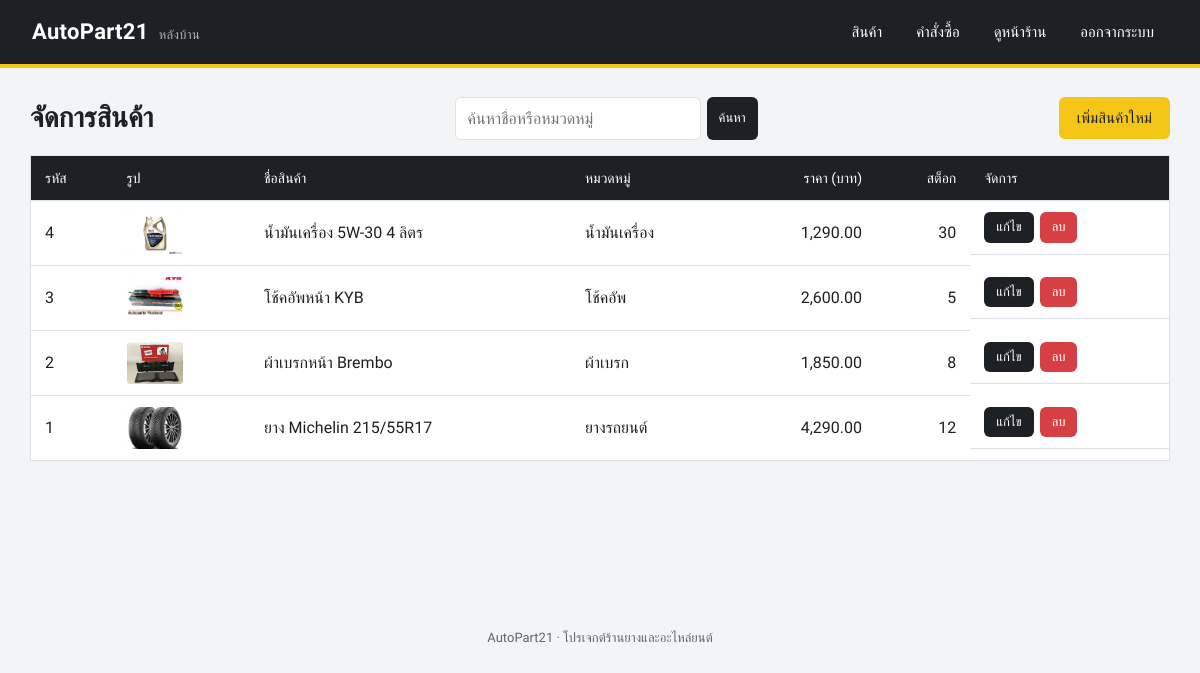
Screenshot of /admin/products.php (signed in) with the database file from the repository.
### tables this page shows
CREATE TABLE `products` (
  `id` int(11) NOT NULL,
  `name` varchar(200) NOT NULL,
  `description` text DEFAULT NULL,
  `price` decimal(10,2) NOT NULL DEFAULT 0.00,
  `stock` int(11) NOT NULL DEFAULT 0,
  `category` varchar(50) NOT NULL,
  `image` varchar(255) DEFAULT NULL,
  `created_at` timestamp NOT NULL DEFAULT current_timestamp()
);

### admin/products.php (the view, shortened to what this page needs)
<?php
require __DIR__ . '/../db_connect.php';
$q = trim($_GET['q'] ?? '');
$s = $pdo->prepare("SELECT * FROM products WHERE name LIKE ? OR category LIKE ? ORDER BY id DESC");
$s->execute(["%$q%", "%$q%"]);
$rows = $s->fetchAll();
?>
<div class="toolbar">
  <h1 style="margin:0">จัดการสินค้า</h1>
  <form class="search" method="get" style="margin:0">
    <input type="search" name="q" value="<?= e($q) ?>" placeholder="ค้นหาชื่อหรือหมวดหมู่">
    <button class="btn small">ค้นหา</button>
  </form>
  <a class="btn primary" href="product_form.php">เพิ่มสินค้าใหม่</a>
</div>
<div class="scroll">
<table>
  <tr><th>รหัส</th><th>รูป</th><th>ชื่อสินค้า</th><th>หมวดหมู่</th><th class="r">ราคา (บาท)</th><th class="r">สต็อก</th><th>จัดการ</th></tr>
  <?php foreach ($rows as $p): ?>
  <tr>
    <td><?= (int)$p['id'] ?></td>
    <td><?php if ($p['image']): ?><img class="thumb" src="../uploads/<?= e($p['image']) ?>" alt=""><?php else: ?><span class="thumb"></span><?php endif; ?></td>
    <td><?= e($p['name']) ?></td>
    <td><?= e($p['category']) ?></td>
    <td class="r"><?= money($p['price']) ?></td>
    <td class="r"><?= (int)$p['stock'] ?></td>
    <td class="row-actions">
      <a class="btn small" href="product_form.php?id=<?= (int)$p['id'] ?>">แก้ไข</a>
      <form method="post" onsubmit="return confirm('ต้องการลบสินค้านี้ใช่หรือไม่?')">
        <button class="btn danger small">ลบ</button>
      </form>
    </td>
  </tr>
  <?php endforeach; ?>
</table>
</div>

### assets/style.css (style rules this page uses)
:root { --asphalt:#1d2125; --steel:#5b6670; --line:#dde1e5; --paper:#f3f4f6; --white:#fff; --signal:#f5c518; --signal-d:#d9ac00; --go:#1f9d55; --stop:#d64045; --link:#1766b0; }
* { box-sizing:border-box;margin:0;padding:0 }
body { font-family:'Prompt',system-ui,sans-serif;background:var(--paper);color:var(--asphalt);line-height:1.6 }
a { color:inherit;text-decoration:none }
h1 { font-size:28px;margin-bottom:18px }
.search { margin-left:auto;display:flex;gap:6px }
.search input { padding:8px 12px;border:1px solid var(--line);border-radius:6px;font:inherit;min-width:200px }
.btn { display:inline-block;border:0;border-radius:6px;padding:9px 18px;font:inherit;font-weight:500;cursor:pointer;background:var(--asphalt);color:#fff;font-size:15px }
.btn.primary { background:var(--signal);color:var(--asphalt) }
.btn.danger { background:var(--stop) }
.btn.small { padding:5px 12px;font-size:13px }
table { width:100%;border-collapse:collapse;background:var(--white);border:1px solid var(--line) }
th,td { padding:11px 14px;text-align:left;border-bottom:1px solid var(--line);vertical-align:middle }
th { background:var(--asphalt);color:#fff;font-weight:500;font-size:14px }
td.r,th.r { text-align:right }
.scroll { overflow-x:auto }
.thumb { width:56px;height:42px;object-fit:cover;border-radius:4px;background:#e8eaed;display:block }
.row-actions { display:flex;gap:6px }
.row-actions form { display:inline }
.toolbar { display:flex;justify-content:space-between;align-items:center;margin-bottom:14px;gap:10px;flex-wrap:wrap }

### rows the page displays
products: id "4", image (picture), name "น้ำมันเครื่อง 5W-30 4 ลิตร", category "น้ำมันเครื่อง", price "1,290.00", stock "30"
products: id "3", image (picture), name "โช้คอัพหน้า KYB", category "โช้คอัพ", price "2,600.00", stock "5"
products: id "2", image (picture), name "ผ้าเบรกหน้า Brembo", category "ผ้าเบรก", price "1,850.00", stock "8"
products: id "1", image (picture), name "ยาง Michelin 215/55R17", category "ยางรถยนต์", price "4,290.00", stock "12"
